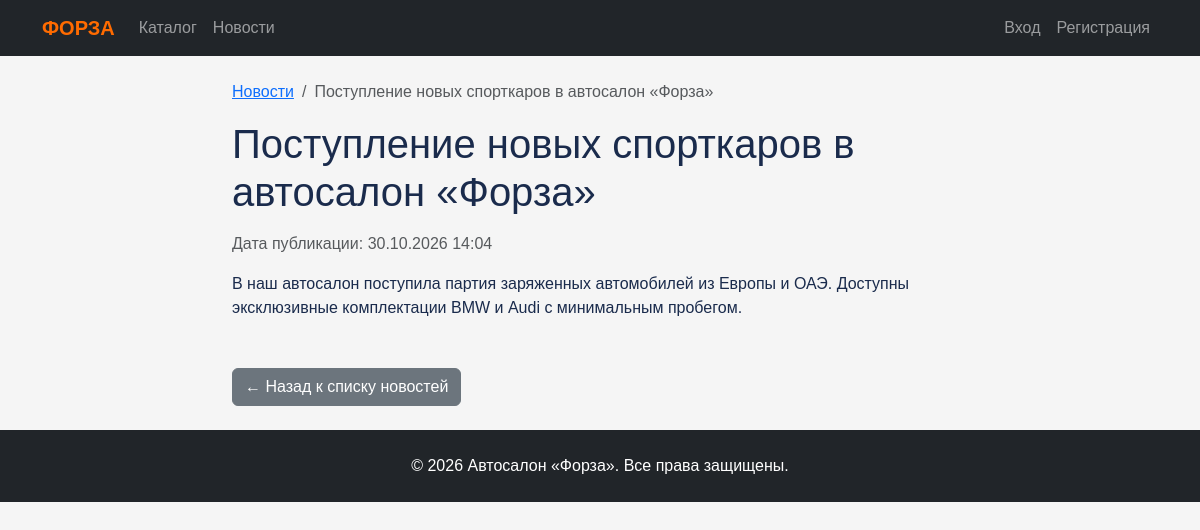
Screenshot of /news/postuplenie-sportkarov with the database file from the repository.
### tables this page shows
CREATE TABLE IF NOT EXISTS news (
    id INT AUTO_INCREMENT PRIMARY KEY,
    title VARCHAR(255) NOT NULL,
    slug VARCHAR(255) NOT NULL UNIQUE,
    content TEXT NOT NULL,
    image VARCHAR(255),
    published_at TIMESTAMP DEFAULT CURRENT_TIMESTAMP,
    created_at TIMESTAMP DEFAULT CURRENT_TIMESTAMP
);

### src/Controllers/NewsController.php (called while the page is built, shortened)
<?php
require_once __DIR__ . '/../Models/News.php';
class NewsController {
    public function show(string $slug): void {
        $article = News::getBySlug($slug);
        require_once __DIR__ . '/../../views/news/show.php';
    }
}

### src/Models/News.php (called while the page is built, shortened)
<?php
class News {
    public static function getBySlug(string $slug): ?array {$db = Database::getConnection();
        $stmt =$db->prepare("SELECT * FROM news WHERE slug = ?");
        $stmt->execute([$slug]);
        return $stmt->fetch() ?: null;
    }
}

### views/news/show.php (the view, shortened to what this page needs)
<?php require_once __DIR__ . '/../layouts/header.php'; ?>
<div class="row justify-content-center">
    <div class="col-md-8">
        <nav aria-label="breadcrumb" class="mb-3">
            <ol class="breadcrumb">
                <li class="breadcrumb-item"><a href="/news">Новости</a></li>
                <li class="breadcrumb-item active" aria-current="page"><?= htmlspecialchars($article['title']) ?></li>
            </ol>
        </nav>
        <h1 class="mb-3"><?= htmlspecialchars($article['title']) ?></h1>
        <p class="text-muted">Дата публикации: <?= date('d.m.Y H:i', strtotime($article['published_at'])) ?></p>
        <div class="content">
            <?= nl2br(htmlspecialchars($article['content'])) ?>
        </div>
        <div class="mt-5">
            <a href="/news" class="btn btn-secondary">&larr; Назад к списку новостей</a>
        </div>
    </div>
</div>
<?php require_once __DIR__ . '/../layouts/footer.php'; ?>

### public/css/style.css (style rules this page uses)
body { background-color: #F5F5F5; font-family: 'Montserrat', sans-serif; color: #1A2B4C; }

### rows the page displays
news: title "Поступление новых спорткаров в автосалон «Форза»", published_at "30.10.2026 14:04", content "В наш автосалон поступила партия заряженных автомобилей из Европы и ОАЭ. Доступны эксклюзивные комплектации BMW и Audi с минимальным пробегом."
